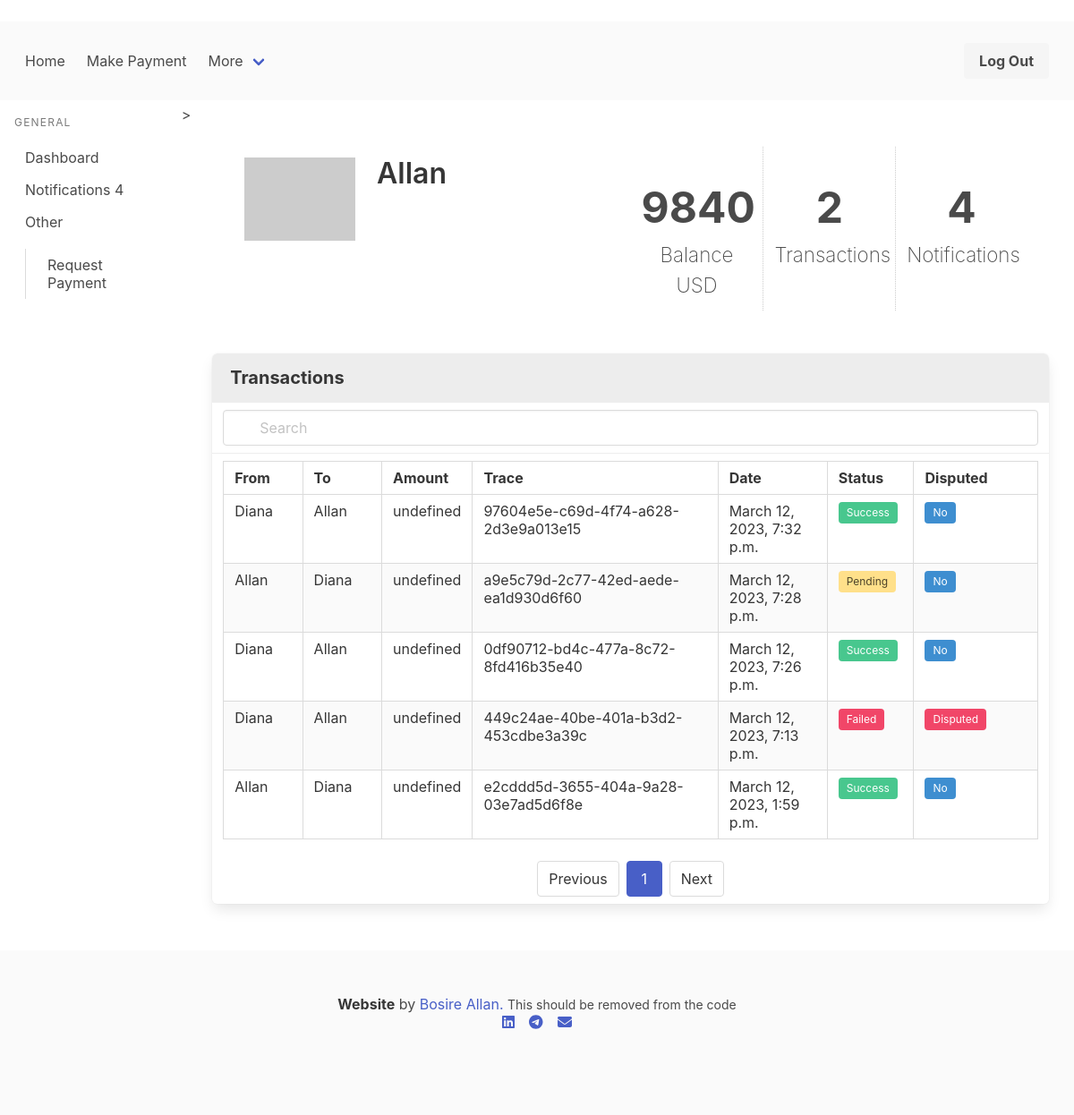
Page /dashboard/ (signed in) on the committed database.
### pay_app/models.py (models this page shows, shortened)
class User(DjangoUser):
    uuid = models.UUIDField(default=uuid.uuid4, editable=False, unique=True)
    balance = models.IntegerField(default=10000)
    currency = models.ForeignKey(Currency, on_delete=models.CASCADE, null=True, blank=True)
    def __str__(self):
        return self.username
    @property
    def get_unread_notifications(self):
        return Notification.objects.filter(receiver=self, read=False).order_by('-date')
    @property
    def get_transactions(self):
        return Transaction.objects.filter(money_from=self).order_by('-transaction_date')

class Transaction(models.Model):
    uuid = models.UUIDField(default=uuid.uuid4, editable=False, unique=True)
    money_from = models.ForeignKey(User, on_delete=models.CASCADE, related_name='money_from')
    money_to = models.ForeignKey(User, on_delete=models.CASCADE, related_name='money_to')
    amount = models.IntegerField()
    status = models.BooleanField(default=False)
    committed = models.BooleanField(default=True)
    transaction_date = models.DateTimeField(auto_now_add=True)

### currency_conversion_api/models.py (models this page shows, shortened)
class Currency(models.Model):
    name = models.CharField(max_length=100)
    code = models.CharField(max_length=100)
    value = models.FloatField()

### pay_app/views.py (the view)
# urls.py: path('dashboard/', views.dashboard, name='dashboard'),
def dashboard(request):
    return transaction_history(request)

### pay_app/views.py (called while the page is built)
@login_required(login_url='/login/')
def transaction_history(request):
    context = {
        'user': User.objects.get(id=request.user.id)
    }
    if request.user.is_staff:
        transactions = Transaction.objects.all().order_by('-transaction_date')
    else:
        transactions = Transaction.objects.filter(money_from=request.user) | Transaction.objects.filter(
            money_to=request.user).order_by('-transaction_date')
    paginator = Paginator(transactions, 10)
    try:
        transactions = paginator.get_page(request.GET.get('page'))
    except PageNotAnInteger:
        transactions = paginator.page(1)
    except EmptyPage:
        transactions = paginator.page(paginator.num_pages)
    context['transactions'] = transactions
    return render(request, 'dashboard.html', context)

### templates/dashboard.html (shortened to what this page needs)
{% extends 'base.html' %}
{% block content %}
    {% include 'side_nav.html' %}>
    <div class="column">
        <div class="row">
            <div class="section profile-heading">
                <div class="columns is-mobile is-multiline">
                    <div class="column is-2">
                      <span class="header-icon user-profile-image">
                        <img alt="" src="http://placehold.it/300x225">
                      </span>
                    </div>
                    <div class="column is-4-tablet is-10-mobile name">
                        <p>
                            <span class="title is-bold mt-6">{{ user.username }}</span>
                            <br>
                        </p>
                    </div>
                    <div class="column is-2-tablet is-4-mobile has-text-centered">
                        <p class="stat-val" id="balance">{{ user.balance }}</p>
                        <p class="stat-key">Balance {{ user.currency.code }} </p>
                    </div>
                    <div class="column is-2-tablet is-4-mobile has-text-centered">
                        <p class="stat-val">{{ user.get_transactions.count }}</p>
                        <p class="stat-key">Transactions</p>
                    </div>
                    <div class="column is-2-tablet is-4-mobile has-text-centered">
                        <p class="stat-val">{{ user.get_unread_notifications.count }}</p>
                        <p class="stat-key">Notifications</p>
                    </div>
                </div>
            </div>
        </div>
        <div class="row">
            <div class="column">
                <div class="panel">
                    <div class="panel-heading">
                        Transactions
                    </div>
                    <div class="panel-block">
                        <p class="control has-icons-left">
                            <input class="input" type="text" placeholder="Search">
                        </p>
                    </div>
                    <div class="panel-block is-flex is-justify-content-center is-flex-direction-column">
                        <table class="table is-bordered is-striped is-truncated">
                            <thead>
                            <tr>
                                <th width="100">From</th>
                                <th width="100">To</th>
                                <th width="100">Amount</th>
                                <th width="350">Trace</th>
                                <th width="150">Date</th>
                                <th width="100">Status</th>
                                <th width="163">Disputed</th>
                            </tr>
                            </thead>
                            <tbody>
                            {% for item in transactions %}
                                <tr>
                                    <td>{{ item.money_from | capfirst }}</td>
                                    <td>{{ item.money_to | capfirst }}</td>
                                    <td data-uuid="{{ item.uuid }}">{{ item.amount }}</td>
                                    <td>{{ item.uuid }}</td>
                                    <td>{{ item.transaction_date }}</td>
                                    {% if item.status == True %}
                                        <td><span class="tag is-success">Success</span></td>
                                    {% else %}
                                        {% if item.committed == False %}
                                            <td><span class="tag is-danger">Failed</span></td>
                                        {% else %}
                                            <td><span class="tag is-warning">Pending</span></td>
                                        {% endif %}
                                    {% endif %}
                                    {% if item.committed == True %}
                                        <td><span class="tag is-info">No</span></td>
                                    {% else %}
                                        <td><span class="tag is-danger">Disputed</span></td>
                                    {% endif %}
                                </tr>
                            {% endfor %}
                            </tbody>
                        </table>
                        <nav class="pagination is-centered" role="navigation" aria-label="pagination">
                            <a class="pagination-previous">Previous</a>
                            <a class="pagination-next">Next</a>
                            <ul class="pagination-list">
                                <li><a class="pagination-link is-current"
                                       aria-current="page">{{ transactions.number }}</a></li>
                            </ul>
                        </nav>
                    </div>
                </div>
            </div>
        </div>
    </div>
{% endblock %}

### templates/side_nav.html (shortened to what this page needs)
﻿<div class="column is-2">
    <aside class="menu is-hidden-mobile is-flex is-flex-direction-column">
        <p class="menu-label">
            General
        </p>
        <ul class="menu-list" id="menu-list">
            <li><a href="{% url 'pay_app:dashboard' %}" id="dashboard">Dashboard</a></li>
            <li><a id="notifications" href="{% url 'pay_app:notifications' %}">Notifications <span class="notification-bubble">{{ user.get_unread_notifications.count }}</span></a></li>
            <li><a>Other</a>
                <ul>
                    <li><a href="{% url 'pay_app:request-payment' %}" id="pending_money">Request Payment</a></li>
                </ul>
            </li>
        </ul>
    </aside>
</div>

### static/css/style.css (style rules this page uses)
*, *::before, *::after { box-sizing: border-box; margin: 0; padding: 0; }
:root { --light: #fafafa; --dark: #333; }
.stat-val { font-size: 3em; padding-top: 20px; font-weight: bold; }
.stat-key { font-size: 1.4em; font-weight: 200; }
.section.profile-heading .column.is-2-tablet.has-text-centered + .has-text-centered { border-left: 1px dotted rgba(0, 0, 0, 0.2); }

### rows in the picture
User: get_unread_notifications.count "4", balance "9840", currency.code "USD", get_transactions.count "2"
Transaction: money_from "Diana", money_to "Allan", uuid "97604e5e-c69d-4f74-a628-2d3e9a013e15", transaction_date "March 12, 2023, 7:32 p.m.", status "Success", committed "No"
Transaction: money_from "Allan", money_to "Diana", uuid "a9e5c79d-2c77-42ed-aede-ea1d930d6f60", transaction_date "March 12, 2023, 7:28 p.m.", status "Pending", committed "No"
Transaction: money_from "Diana", money_to "Allan", uuid "0df90712-bd4c-477a-8c72-8fd416b35e40", transaction_date "March 12, 2023, 7:26 p.m.", status "Success", committed "No"
Transaction: money_from "Diana", money_to "Allan", uuid "449c24ae-40be-401a-b3d2-453cdbe3a39c", transaction_date "March 12, 2023, 7:13 p.m.", status "Failed", committed "Disputed"
Transaction: money_from "Allan", money_to "Diana", uuid "e2cddd5d-3655-404a-9a28-03e7ad5d6f8e", transaction_date "March 12, 2023, 1:59 p.m.", status "Success", committed "No"

### other values in the picture
{{ user.username }} "Allan"
{{ transactions.number }} "1"
